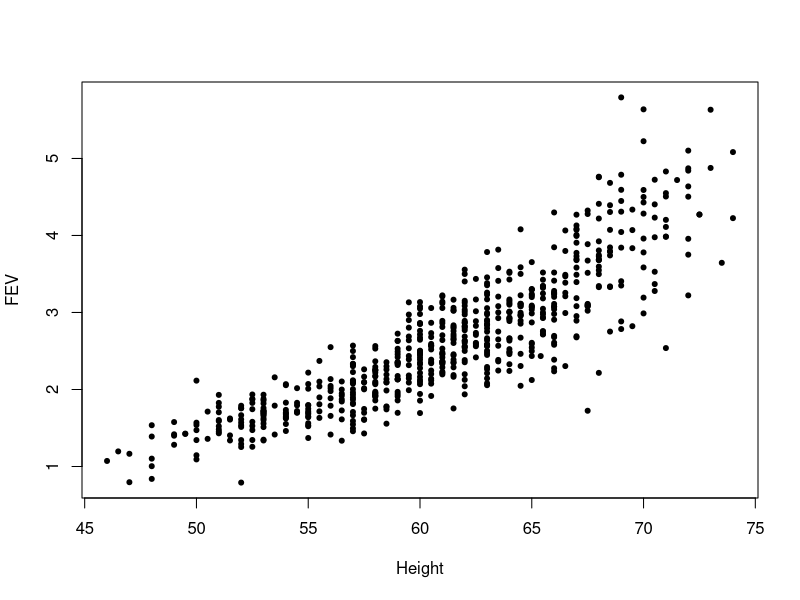
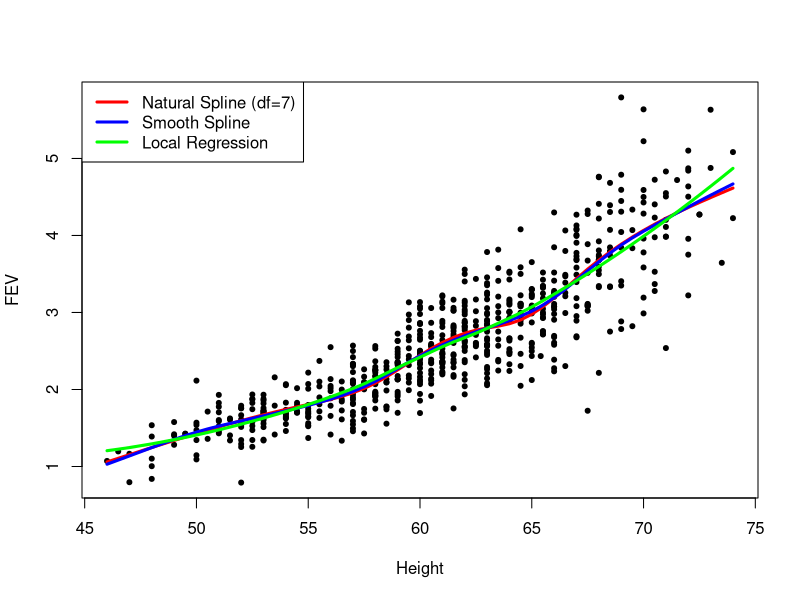
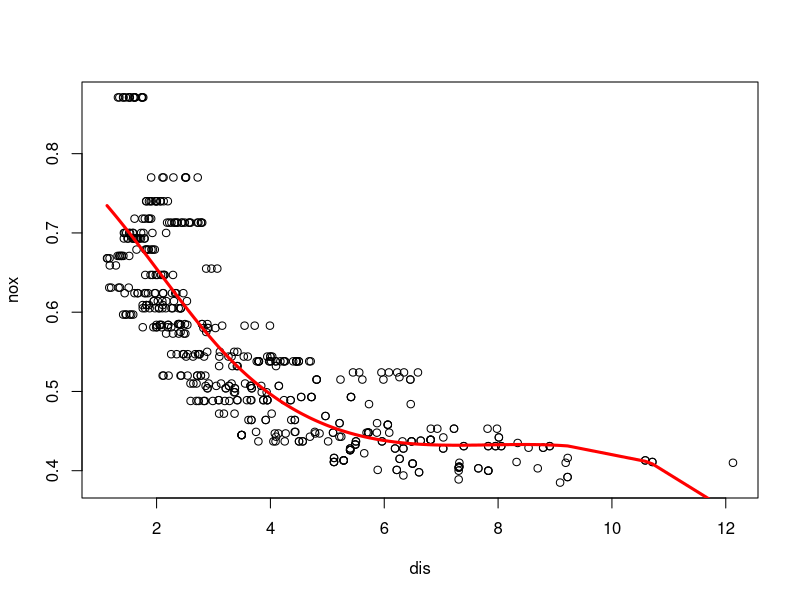
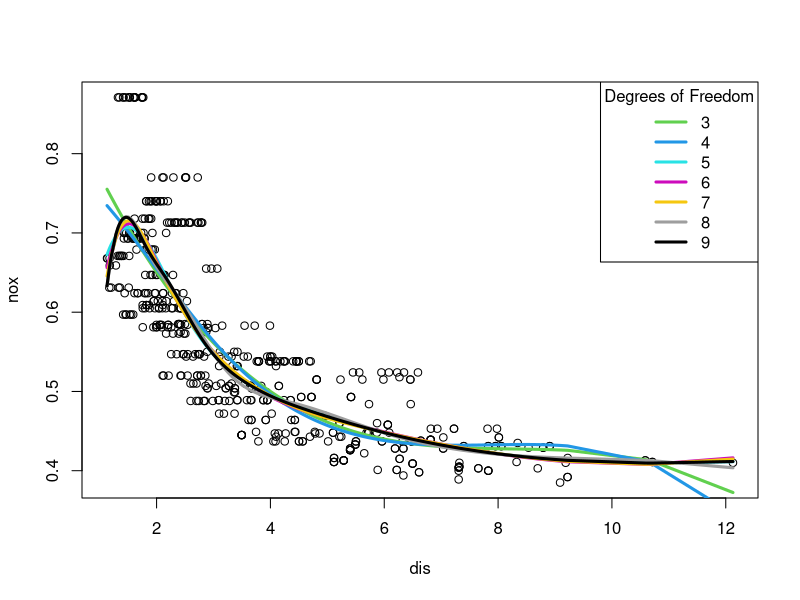

These figures' R source, in order:
## ---- chunk 1
knitr::opts_chunk$set(echo = TRUE)

library(boot)
library(splines)
library(MASS)
## ---- chunk 2
dat1 = read.csv('FEV.csv')

plot(dat1$height, dat1$fev, xlab='Height', ylab='FEV', pch=20)
## ---- chunk 3
list = c(5,6,7,8)
model = data.frame('df'=list)
error = NA

for (i in 1:4){
  for (j in 1:nrow(dat1)){
    fit = glm(fev ~ ns(height, df=list[i]), data=dat1[-j,])
    pred = predict(fit, dat1[j,])
    error[j] = (pred - dat1$fev[j])^2
  }
  model[i,'MSE'] = mean(error)
}

ns_fit = glm(fev ~ ns(height, df=model$df[which.min(model$MSE)]), data=dat1)
ns_pred = predict(ns_fit)
ns_dat = data.frame(height = dat1$height, ns_pred)
ns_dat = ns_dat[order(ns_dat$height),]

model
## ---- chunk 4
smooth_fit = smooth.spline(dat1$height, dat1$fev, cv=TRUE)
smooth_pred = predict(smooth_fit)
## ---- chunk 5
loreg_fit = loess(fev ~ height, data=dat1, span=0.8)
loreg_pred = predict(loreg_fit)
loreg_dat = data.frame(height=dat1$height, loreg_pred)
loreg_dat <- loreg_dat[order(loreg_dat$height), ]
## ---- chunk 6
plot(dat1$height, dat1$fev, xlab='Height', ylab='FEV', pch=20)

# Add Natural Spline with 7 degrees of freedom
lines(ns_dat$height, ns_dat$ns_pred, type = "l", col = "red", lwd = 3)

# Add Smooth Spline
lines(smooth_pred$x, smooth_pred$y, type = "l", col = "blue", lwd = 3)

# Add Local Regression with span of 0.8
lines(loreg_dat$height, loreg_dat$loreg_pred, type = "l", col = "green", lwd = 3)

legend('topleft', 
       legend=c('Natural Spline (df=7)','Smooth Spline','Local Regression'),
       col=c('red','blue','green'),
       lwd = 3)
## ---- chunk 7
set.seed(1)
train = sample(1:nrow(dat1), 0.8*nrow(dat1))
train_dat1 = dat1[train,]
test_dat1 = dat1[-train,]

# Natural Spline
list = c(5,6,7,8)
model = data.frame('df'=list)
error = NA

for (i in 1:4){
  for (j in 1:nrow(train_dat1)){
    fit = glm(fev ~ ns(height, df=list[i]), data=train_dat1[-j,])
    pred = predict(fit, train_dat1[j,])
    error[j] = (pred - train_dat1$fev[j])^2
  }
  model[i,'MSE'] = mean(error)
}

ns_fit = glm(fev ~ ns(height, df=model$df[which.min(model$MSE)]), data=train_dat1)
ns_pred = predict(ns_fit, test_dat1)
Models = data.frame(
  Models = c(paste('Natural Spline (df=',model$df[which.min(model$MSE)],')',sep=''),
           'Smooth Spline',
           'Local Regression'
           )
  )
Models[1,'Test Error'] = mean((test_dat1$fev - ns_pred)^2)

# Smooth Spline
smooth_fit = smooth.spline(train_dat1$height, train_dat1$fev, cv=TRUE)
smooth_pred = predict(smooth_fit, test_dat1$height)
Models[2,'Test Error'] = mean((test_dat1$fev - smooth_pred$y)^2)

# Local Regression on span of 0.8
loreg_fit = loess(fev ~ height, data=train_dat1, span=0.8)
loreg_pred = predict(loreg_fit, test_dat1)
Models[3,'Test Error'] = mean((test_dat1$fev - loreg_pred)^2)

Models
## ---- chunk 8
dat2 = Boston

fit2 = glm(nox ~ bs(dis, df=4), data=dat2)
pred2=predict(fit2)

pred_dat = data.frame(dis=dat2$dis, pred2)
pred_dat = pred_dat[order(pred_dat$dis),]

plot(dat2$dis, dat2$nox, xlab='dis', ylab='nox')
lines(pred_dat$dis, pred_dat$pred2, type='l', col='red', lwd=3)
## ---- chunk 9
plot(dat2$dis, dat2$nox, xlab='dis', ylab='nox')
model = data.frame(df=c(3:9))

for (i in 3:9){
  fit = glm(nox ~ bs(dis, df=i), data=dat2)
  pred = predict(fit)
  
  plot_dat = data.frame(dis=dat2$dis, pred)
  plot_dat = plot_dat[order(plot_dat$dis),]
  
  lines(plot_dat$dis, plot_dat$pred, type='l', col=i, lwd=3)
  
  model[i-2,'RSS'] = sum((pred - dat2$nox)^2)
}

legend('topright',
       legend=c(3:9),
       col=c(3:9),
       lwd=3,
       title='Degrees of Freedom')

model
## ---- chunk 10
model = data.frame(df=c(3:20))
error = NA

for (i in 3:20){
  for (j in 1:nrow(dat2)){
    fit = glm(nox ~ bs(dis, df=i), data=dat2[-j,])
    pred = predict(fit, dat2[j,])
    
    error[j] = (pred - dat2$nox[j])^2
  }
  
  model[i-2,'MSE'] = mean(error)
}

model

model[which.min(model$MSE),]
